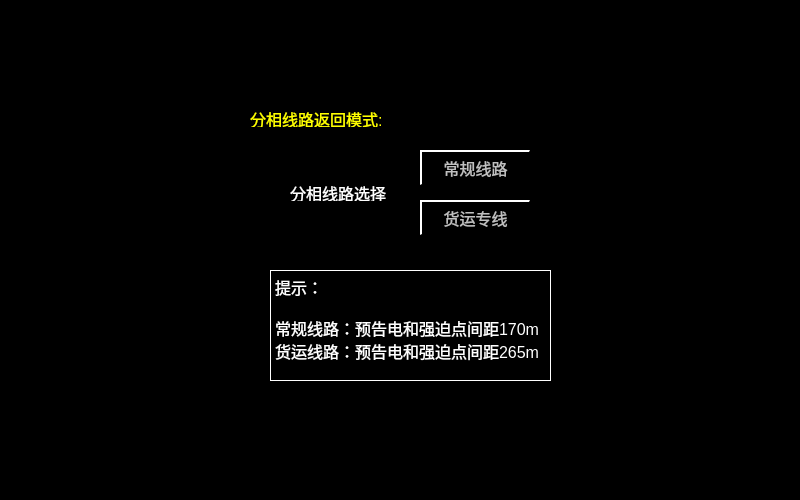
<?xml version="1.0" encoding="UTF-8"?>
<ui version="4.0">
 <class>Settng_Separation</class>
 <widget class="QWidget" name="Settng_Separation">
  <property name="geometry">
   <rect>
    <x>0</x>
    <y>0</y>
    <width>800</width>
    <height>500</height>
   </rect>
  </property>
  <property name="windowTitle">
   <string>Form</string>
  </property>
  <property name="styleSheet">
   <string notr="true">QWidget
{
background-color:black;
}
QLabel
{
font:16px;
}
QPushButton
{
font: 16px;color: rgb(192,192,192);background-color: rgb(0, 0, 0);border-top: 2px solid white;border-left: 2px solid white;
}</string>
  </property>
  <widget class="QLabel" name="LBL_Tips1">
   <property name="geometry">
    <rect>
     <x>250</x>
     <y>110</y>
     <width>141</width>
     <height>17</height>
    </rect>
   </property>
   <property name="styleSheet">
    <string notr="true">color:rgb(255,255,0);
</string>
   </property>
   <property name="text">
    <string>分相线路返回模式:</string>
   </property>
  </widget>
  <widget class="QLabel" name="LBL_Tips2">
   <property name="geometry">
    <rect>
     <x>290</x>
     <y>184</y>
     <width>101</width>
     <height>17</height>
    </rect>
   </property>
   <property name="styleSheet">
    <string notr="true">color:white;
</string>
   </property>
   <property name="text">
    <string>分相线路选择</string>
   </property>
  </widget>
  <widget class="QPushButton" name="BTN_NormalLine">
   <property name="geometry">
    <rect>
     <x>420</x>
     <y>150</y>
     <width>110</width>
     <height>35</height>
    </rect>
   </property>
   <property name="focusPolicy">
    <enum>Qt::NoFocus</enum>
   </property>
   <property name="whatsThis">
    <string>1</string>
   </property>
   <property name="text">
    <string>常规线路</string>
   </property>
  </widget>
  <widget class="QPushButton" name="BTN_FreightLine">
   <property name="geometry">
    <rect>
     <x>420</x>
     <y>200</y>
     <width>110</width>
     <height>35</height>
    </rect>
   </property>
   <property name="focusPolicy">
    <enum>Qt::NoFocus</enum>
   </property>
   <property name="whatsThis">
    <string>2</string>
   </property>
   <property name="text">
    <string>货运专线</string>
   </property>
  </widget>
  <widget class="QLabel" name="LBL_Tips3">
   <property name="geometry">
    <rect>
     <x>270</x>
     <y>270</y>
     <width>281</width>
     <height>111</height>
    </rect>
   </property>
   <property name="styleSheet">
    <string notr="true">border:1px solid white;
background-color:black;
color:white;
font:16px;</string>
   </property>
   <property name="text">
    <string>提示：

常规线路：预告电和强迫点间距170m
货运线路：预告电和强迫点间距265m</string>
   </property>
   <property name="alignment">
    <set>Qt::AlignLeading|Qt::AlignLeft|Qt::AlignTop</set>
   </property>
  </widget>
 </widget>
 <resources/>
 <connections/>
</ui>
